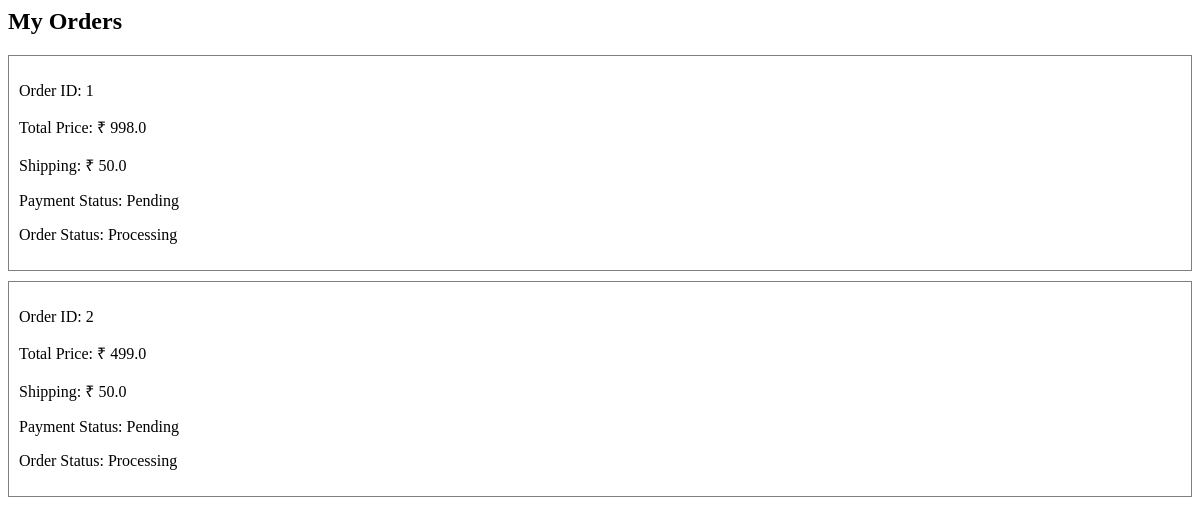
Page /my-orders (signed in) on the earlier database version.
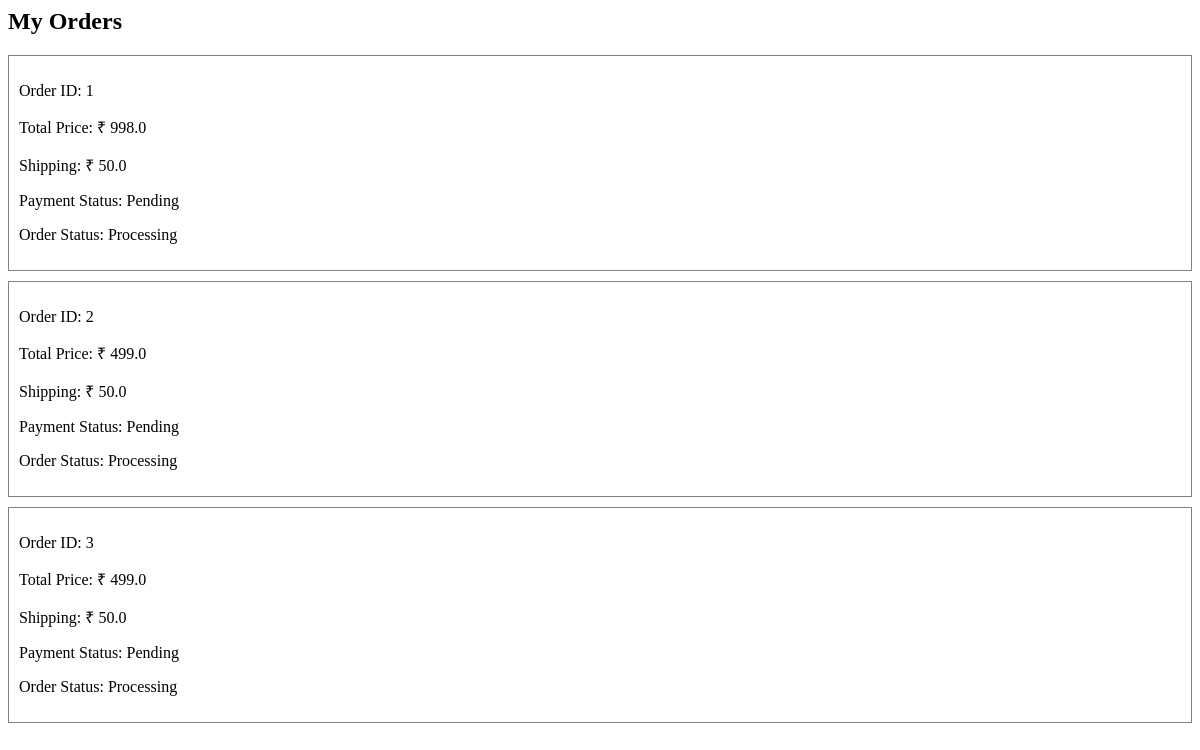
Same page on the later database version.
### models.py (models this page shows)
class Order(db.Model):
    id = db.Column(db.Integer, primary_key=True)
    user_id = db.Column(db.Integer, db.ForeignKey('user.id'))
    total_price = db.Column(db.Float)
    shipping_price = db.Column(db.Float)
    payment_status = db.Column(db.String(50))
    order_status = db.Column(db.String(50))
    items = db.relationship('OrderItem', backref='order', lazy=True)

### app.py (the view)
@app.route('/my-orders')
def my_orders():
    if "user_id" not in session:
        return redirect(url_for("login"))
    orders = Order.query.filter_by(user_id=session["user_id"]).all()
    return render_template(
        "my_orders.html",
        orders=orders
    )

### templates/my_orders.html
<h2>My Orders</h2>
{% for order in orders %}
<div style="border:1px solid gray; padding:10px; margin-bottom:10px">
<p>Order ID: {{order.id}}</p>
<p>Total Price: ₹ {{order.total_price}}</p>
<p>Shipping: ₹ {{order.shipping_price}}</p>
<p>Payment Status: {{order.payment_status}}</p>
<p>Order Status: {{order.order_status}}</p>
</div>
{% endfor %}

Differences in the rows shown:
added Order: id "3", total_price "499.0", shipping_price "50.0", payment_status "Pending", order_status "Processing"
